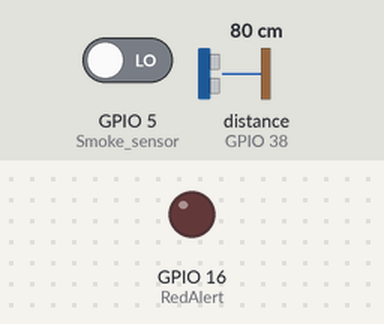
A sketch run on a simulated ESP32. On the bench: output pins drawn as LEDs (lit = HIGH). The inputs (shaded band) are chosen by the test bench; at power-on: distance to the obstacle (sensor on GPIO 38) 80 cm, GPIO 5 (Smoke_sensor) LOW. The echo pulse lasts 58.3 µs per cm; WiFi joins after 1.5 s; servers stay silent unless stated; web services answer with replies made up by the test bench; what the sketch prints to the serial monitor is not drawn.

Above: at 2.7 s.
2.8 s: distance to the obstacle (sensor on GPIO 38) set to 11 cm
4.3 s: distance to the obstacle (sensor on GPIO 38) set to 8 cm
At 5.4 s:
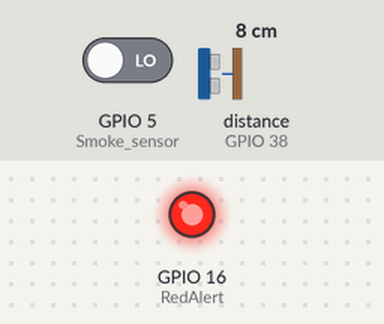
6.0 s: distance to the obstacle (sensor on GPIO 38) set to 18 cm
At 8.5 s:
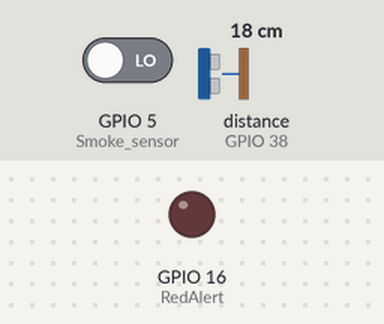
8.8 s: distance to the obstacle (sensor on GPIO 38) set to 2 cm
At 10.2 s:
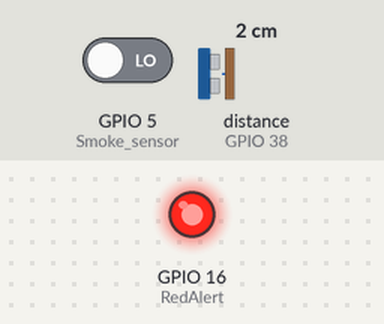
Timing chart, 0 to 11.8 s (numbered marks = the images above; inputs shaded):
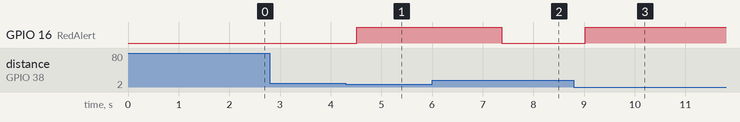

Measured:
- the behaviour switches between 10 and 9 cm on distance to the obstacle (sensor on GPIO 38) (found by bisection; images 0 and 1)
- after the input at 2.8 s, every drawn part: stays the same
- after the input at 4.3 s, GPIO 16 (RedAlert): LOW → HIGH after 0.21 s
- after the input at 6.0 s, GPIO 16 (RedAlert): HIGH → LOW after 1.4 s
- after the input at 8.8 s, GPIO 16 (RedAlert): LOW → HIGH after 0.22 s

The sketch:

NewPingExample.ino
```cpp
#include <WiFiClientSecure.h>
#include <ArduinoJson.h>
#include <NewPing.h>
#include <HTTPClient.h>
#include <UrlEncode.h>

#define RedAlert 16
#define TRIGGER_PIN  35  // Arduino pin tied to trigger pin on the ultrasonic sensor.
#define ECHO_PIN     38  // Arduino pin tied to echo pin on the ultrasonic sensor.
#define MAX_DISTANCE 200 // Maximum distance we want to ping for (in centimeters). Maximum sensor distance is rated at 400-500cm.
#define Smoke_sensor 5

const char* ssid     = "Kori lewis";
const char* password = "Kori@1234.";
const char* host = "ipinfo.io"; // API for geolocation
String phoneNumber = "+254714086394";
String apiKey = "1592379";

NewPing sonar(TRIGGER_PIN, ECHO_PIN, MAX_DISTANCE); // NewPing setup of pins and maximum distance.

void setup() {
  Serial.begin(115200); // Open serial monitor at 115200 baud to see ping results.
  pinMode(RedAlert, OUTPUT);
  pinMode(Smoke_sensor, INPUT);

  // Connect to WiFi
  WiFi.begin(ssid, password);
  while (WiFi.status() != WL_CONNECTED) {
    delay(500);
    Serial.print(".");
  }
  Serial.println("\nConnected to WiFi");
}

void loop() {
  delay(50); // Wait 50ms between pings (about 20 pings/sec). 29ms should be the shortest delay between pings.
  unsigned int distance = sonar.ping_cm(); // Get distance in cm.

  if(distance > 0 && distance < 10) {
    Serial.println("Accident has Occured");
    sendMessage("An Accident might have Occured");
    digitalWrite(RedAlert, HIGH); // Turn on LED
    detectGas();
    getLocation(); // Check location if accident is detected
  } else {
    digitalWrite(RedAlert, LOW); // Turn off LED
  }
}

void detectGas(){
   int digitalValue = digitalRead(Smoke_sensor);  // Read the digital value from the MQ-2 sensor

  // Print the digital value to the Serial Monitor
  Serial.print("Digital Value: ");

  if (digitalValue == HIGH) {
    Serial.println("Gas detected!");
  } else {
    Serial.println("No gas detected.");
  }

  delay(1000);  // Wait for 1 second before the next read
}

bool getLocation() {
  WiFiClient client;
  const int httpPort = 80;
  if (!client.connect(host, httpPort)) {
    Serial.println("Error: Connection to ipinfo.io failed!");
    return false;
  }

  Serial.println("Connected to ipinfo.io!");

  // Send GET request
  String url = "/json";
  Serial.print("Requesting URL: ");
  Serial.println(url);

  client.print(String("GET ") + url + " HTTP/1.1\r\n" +
               "Host: " + host + "\r\n" +
               "Connection: close\r\n\r\n");

  unsigned long timeout = millis();
  while (client.available() == 0) {
    if (millis() - timeout > 5000) {
      Serial.println(">>> Client Timeout !");
      client.stop();
      return false;
    }
  }

  // Read all the lines of the reply from server and print them to Serial
  String line = client.readStringUntil('\r');
  Serial.print("Response: ");
  Serial.println(line);

  // Skip HTTP headers
  if (!client.find("\r\n\r\n")) {
    Serial.println("Invalid response");
    return false;
  }

  // Allocate the JSON buffer
  const size_t capacity = JSON_OBJECT_SIZE(10) + 310;
  DynamicJsonDocument doc(capacity);

  // Parse JSON object
  DeserializationError error = deserializeJson(doc, client);
  if (error) {
    Serial.print(F("deserializeJson() failed: "));
    Serial.println(error.f_str());
    return false;
  }

  // Extract values
  const char* ip = doc["ip"];
  const char* city = doc["city"];
  const char* region = doc["region"];
  const char* country = doc["country"];
  const char* loc = doc["loc"]; // Latitude and Longitude
  const char* org = doc["org"];
  const char* postal = doc["postal"];
  const char* timezone = doc["timezone"];

  // Print extracted values
  Serial.println("#################");
  Serial.print("IP: ");
  Serial.println(ip);
  Serial.print("City: ");
  Serial.println(city);
  Serial.print("Region: ");
  Serial.println(region);
  Serial.print("Country: ");
  Serial.println(country);
  Serial.print("Location: ");
  Serial.println("-1.152632,36.9598857"); // Latitude and Longitude
  Serial.print("Organization: ");
  Serial.println(org);
  Serial.print("Timezone: ");
  Serial.println(timezone);
  Serial.println("#################");

  return true;
}
void sendMessage(String message){

  // Data to send with HTTP POST
  String url = "https://api.callmebot.com/whatsapp.php?phone=" + phoneNumber + "&apikey=" + apiKey + "&text=" + urlEncode(message);
  HTTPClient http;
  http.begin(url);

  // Specify content-type header
  http.addHeader("Content-Type", "application/x-www-form-urlencoded");

  // Send HTTP POST request
  int httpResponseCode = http.POST(url);
  if (httpResponseCode == 200){
    Serial.println("Message sent successfully");
  }
  else{
    Serial.println("Error sending the message");
    Serial.print("HTTP response code: ");
    Serial.println(httpResponseCode);
  }

  // Free resources
  http.end();
}
```
